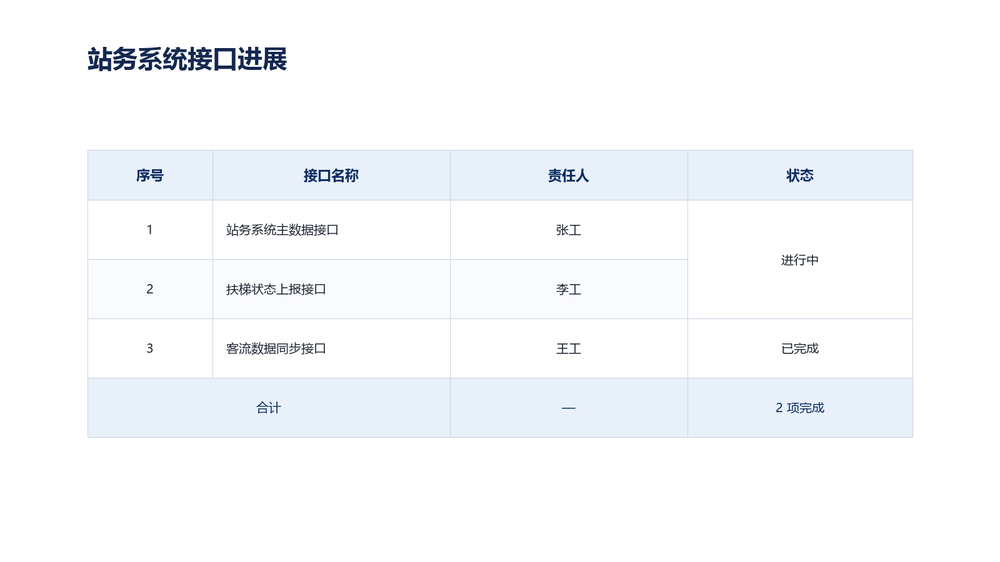
#> input picture image-to-editable-pptx/examples/table/slide-with-table.png, 1000 x 562 px, shrunk from 1600 x 900 before the run
$ python make_background.py --src ../examples/table/slide-with-table.png --out out.png
#> lines starting #> are read from the running program, lines starting #| are printed output that depends on the picture; after the words box and inside, x2 and y2 are one past the last pixel; in counts of white or black regions, pixels touching at a corner belong together
# -*- coding: utf-8 -*-
"""把原图的内容区抹除，生成平滑背景底图（bg.png）与整页延展版（bg-full.png）。

用法：
  python make_background.py --src 原图.png --out assets --slide 960x540 [--clean-below 428]

原理：背景容差掩码 → 按连通域面积去噪 → 膨胀 → 最近邻填充 → 高斯外推。
"""
import argparse
import os
import sys

import numpy as np
from PIL import Image
from scipy import ndimage

sys.stdout.reconfigure(encoding="utf-8")


def parse_size(s):
    w, h = s.lower().split("x")
    return int(w), int(h)


def fix_border(a, thr=30.0):
    """修掉原图最外圈的异常边（常见：导出残留的 1 px 黑边/白边）。
    若某条外边与相邻内圈的均值差超过 thr，就用内圈整条替换——否则它会被当成“内容”留进底图，
    并在整页延展时把边界色带一路带下去。"""
    fixed = []
    for outer, inner, name in [((slice(None), -1), (slice(None), -2), "右"),
                               ((slice(None), 0), (slice(None), 1), "左"),
                               ((0, slice(None)), (1, slice(None)), "上"),
                               ((-1, slice(None)), (-2, slice(None)), "下")]:
        o, i = a[outer], a[inner]
        d = float(np.abs(o - i).mean())
        if d > thr:
            a[outer] = i
            fixed.append(f"{name}边(差{d:.0f})")
    return a, fixed


def main():
    ap = argparse.ArgumentParser()
    ap.add_argument("--src", required=True, help="原图路径")
    ap.add_argument("--out", required=True, help="输出目录")
    ap.add_argument("--slide", default="960x540", help="幻灯片尺寸（pt），如 960x540")
    ap.add_argument("--bg", default=None, help="背景基准色 r,g,b；缺省用四边条带中位数估计")
    ap.add_argument("--tol", type=float, default=9, help="背景判定容差（通道最大差）")
    ap.add_argument("--min-area", type=int, default=40, help="连通域面积阈值，低于此视为噪点")
    ap.add_argument("--dilate", type=int, default=6, help="掩码膨胀迭代次数（3x3）")
    ap.add_argument("--sigma", type=float, default=20, help="外推高斯半径")
    ap.add_argument("--clean-below", type=int, default=None,
                    help="该行起（含）全宽改用顶部干净条带覆盖，用于修底部被内容夹住的色带")
    args = ap.parse_args()

    os.makedirs(args.out, exist_ok=True)
    a = np.array(Image.open(args.src).convert("RGB")).astype(np.float64)
    a, fixed = fix_border(a)
#> after the loop in fix_border, `for outer, inner, name in [((slice(None), -1), (slice(None), -2), "右"),`: fixed = []
#> fixed = []
    H, W, _ = a.shape
#> H = 562; W = 1000
    print(f"原图 {W}x{H}" + (f"；已修边框：{', '.join(fixed)}" if fixed else ""))
#| 原图 1000x562

    if args.bg:
        bg = np.array([float(v) for v in args.bg.split(",")])
    else:
        # 用四边各 8 px 条带估计背景基准色
        edge = np.concatenate([a[:8].reshape(-1, 3), a[-8:].reshape(-1, 3),
                               a[:, :8].reshape(-1, 3), a[:, -8:].reshape(-1, 3)])
        bg = np.median(edge, axis=0)
#> bg = [255, 255, 255]
    print(f"  背景基准色 {tuple(int(v) for v in bg)}")
#|   背景基准色 (255, 255, 255)

    raw = np.abs(a - bg).max(axis=2) > args.tol
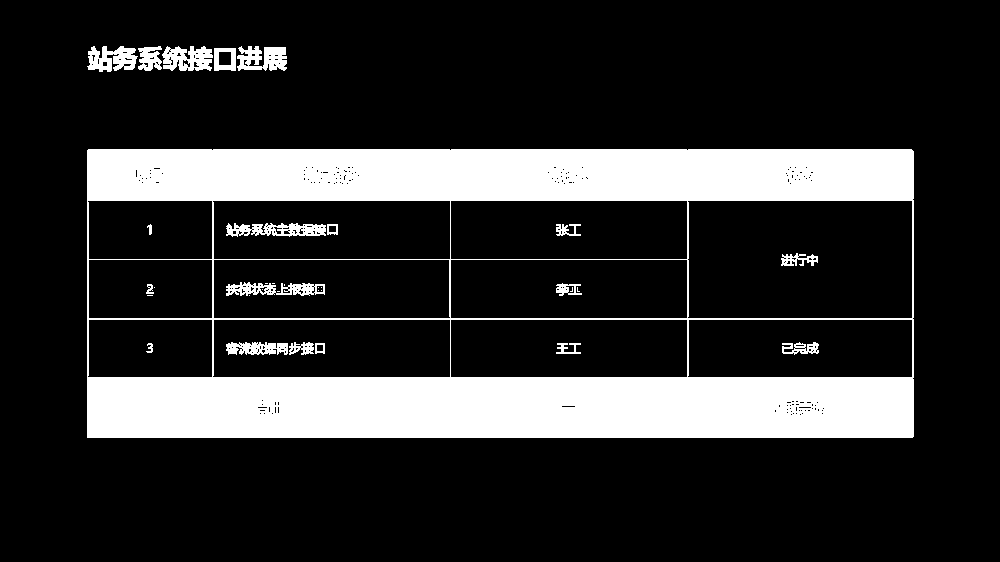
#> raw: shape (562, 1000) bool; 18.6% white; 34 white regions (14 under 20 px), largest, box (x1, y1, x2, y2) and area: (87, 149, 914, 438) 97049, (162, 46, 213, 71) 906, (237, 46, 287, 71) 904
    lab, nlab = ndimage.label(raw, structure=np.ones((3, 3)))
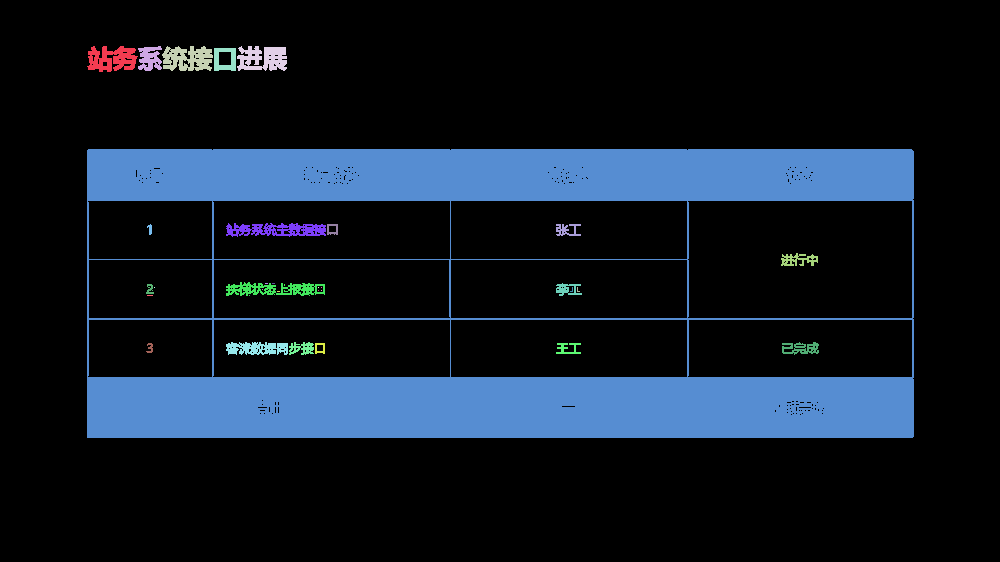
#> lab: shape (562, 1000) int32; 35 distinct labels, from 0 to 34; one colour per label, 0 black
#> nlab = 34
    if nlab:
        sizes = ndimage.sum(raw, lab, index=range(1, nlab + 1))
#> sizes = 34 values, max 97049 at index 5, min 1 at index 17, mean 3068.9
        keep = np.where(sizes >= args.min_area)[0] + 1
#> keep = 19 values from 1 to 34
        m = np.isin(lab, keep)
    else:
        m = raw
    print(f"  掩码：原始 {int(raw.sum())} → 连通域 {nlab} 个 / 保留 {int(m.sum())} "
          f"({100.0*m.sum()/(W*H):.1f}%)")
#|   掩码：原始 104344 → 连通域 34 个 / 保留 104272 (18.6%)
    m = ndimage.binary_dilation(m, structure=np.ones((3, 3)), iterations=args.dilate)
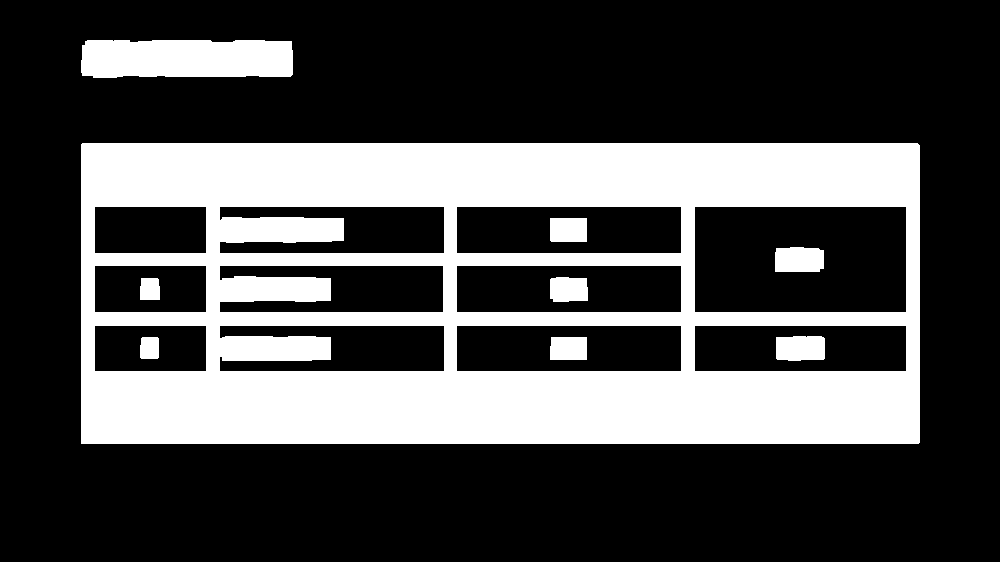
#> m: shape (562, 1000) bool; 29.6% white; 9 white regions, largest, box (x1, y1, x2, y2) and area: (81, 143, 920, 444) 152822, (81, 40, 293, 78) 7663, (775, 247, 824, 272) 1165
    print(f"  膨胀 {args.dilate} 次后 {int(m.sum())} ({100.0*m.sum()/(W*H):.1f}%)")
#|   膨胀 6 次后 166260 (29.6%)

    idx = ndimage.distance_transform_edt(m, return_distances=False, return_indices=True)
    rough = a[idx[0], idx[1]]
    smooth = ndimage.gaussian_filter(rough, sigma=(args.sigma, args.sigma, 0))
    out = a.copy()
    out[m] = smooth[m]

    clean_row = np.median(a[:24], axis=0)
#> clean_row = 1000 rows, first 8: [255, 255, 255], [255, 255, 255], [255, 255, 255], [255, 255, 255], [255, 255, 255], [255, 255, 255], [255, 255, 255], [255, 255, 255]
    if args.clean_below is not None:
        out[args.clean_below:] = clean_row
        print(f"  y>={args.clean_below} 已用顶部干净条带覆盖")

    bgu = np.clip(out, 0, 255).astype(np.uint8)
    Image.fromarray(bgu).save(os.path.join(args.out, "bg.png"))
    print(f"  写出 bg.png  min={bgu.reshape(-1,3).min(axis=0)} max={bgu.reshape(-1,3).max(axis=0)} "
          f"std={bgu.reshape(-1,3).std(axis=0).round(1)}")
#|   写出 bg.png  min=[60 65 75] max=[255 255 255] std=[1.6 1.3 0.9]

    # 整页延展：内容区垂直居中，上下用首/末行延展
    sw_pt, sh_pt = parse_size(args.slide)
    full_h = int(round(sh_pt / (sw_pt / W)))
#> full_h = 562
    ytop = int(round((full_h - H) / 2))
#> ytop = 0
    full = np.zeros((full_h, W, 3), dtype=np.uint8)
    full[:ytop] = bgu[0:1]
#> full: shape (562, 1000, 3); every value is 0
    full[ytop:ytop + H] = bgu
    full[ytop + H:] = bgu[-1:]
    Image.fromarray(full).save(os.path.join(args.out, "bg-full.png"))
    print(f"  写出 bg-full.png {W}x{full_h}（内容区 y {ytop}..{ytop+H}）")
#|   写出 bg-full.png 1000x562（内容区 y 0..562）

    # 顺带输出定位信息，供 layout 使用
    print(f"\n设计基准 canvas={W}x{H}  slide={sw_pt}x{sh_pt}pt  "
          f"1px={sw_pt/W:.4f}pt  内容区上边距={ytop}px")
#| 设计基准 canvas=1000x562  slide=960x540pt  1px=0.9600pt  内容区上边距=0px


if __name__ == "__main__":
    main()
